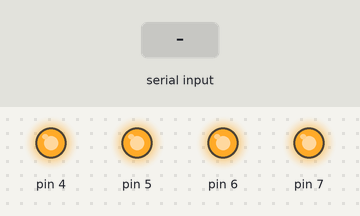
The sketch below on a simulated Arduino Mega 2560, built with avr-gcc and run on an emulated ATmega2560. Shown: output pins drawn as LEDs (lit = HIGH). The inputs (shaded band) are chosen by the test bench.

Above: at 1.2 s.
1.3 s: "F" received over the second serial link
At 1.8 s:
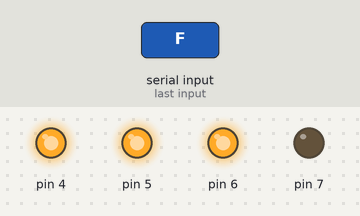
2.8 s: "B" received over the second serial link
At 4.0 s:
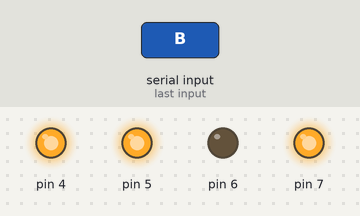
4.3 s: "R" received over the second serial link
At 5.2 s:
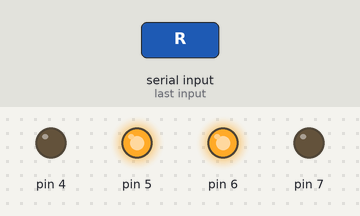
5.8 s: "L" received over the second serial link
At 6.4 s:
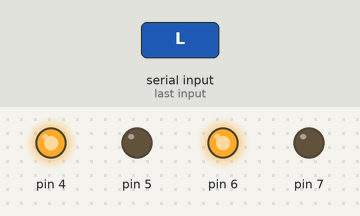
7.3 s: "B" received over the second serial link
At 8.5 s:
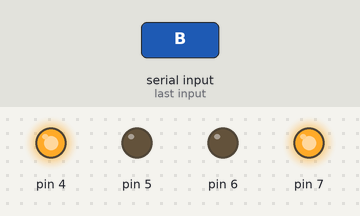
8.8 s: "1" received over the second serial link
At 9.9 s:
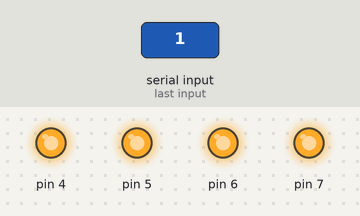
Timing chart, 0 to 11.3 s (numbered marks = the images above; inputs shaded):
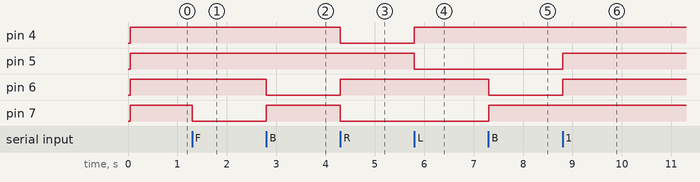

The sketch:

madina.ino
```cpp
char command ;

void setup() {
  Serial1.begin(9600);
  delay(50);

  pinMode(6, OUTPUT);
  pinMode(4, OUTPUT);
  pinMode(5, OUTPUT);
  pinMode(7, OUTPUT);


  digitalWrite(4, HIGH);
  digitalWrite(5, HIGH);
  digitalWrite(6, HIGH);
  digitalWrite(7, HIGH);
}

void loop() {


  while (!Serial1.available()) {

  }

  command = Serial1.read();
  switch (command) {
    case 'F' :
      forward();
      break;

    case 'B' :
      back();
      break;

    case 'R' :
      right();
      break;

    case 'L' :
      left();
      break;

    default:
      stopit();


  }
}


void forward ()
{
  digitalWrite(6, HIGH);
  digitalWrite(7, LOW);
}

void back()
{
  digitalWrite(7, HIGH);
  digitalWrite(6, LOW);
}


void right()
{

  digitalWrite(5, HIGH);
  digitalWrite(4, LOW);
  digitalWrite(6, HIGH);
  digitalWrite(7, LOW);
}

void left()
{

  digitalWrite(4, HIGH);
  digitalWrite(5, LOW);
  digitalWrite(6, HIGH);
  digitalWrite(7, LOW);
}
void stopit()
{
  digitalWrite(4, HIGH);
  digitalWrite(5, HIGH);
  digitalWrite(6, HIGH);
  digitalWrite(7, HIGH);
}
```

Measured:
- after the input at 1.3 s, pin 7: HIGH → LOW at once
- after the input at 2.8 s, pin 6: HIGH → LOW at once; pin 7: LOW → HIGH at once
- after the input at 4.3 s, pin 4, pin 7: HIGH → LOW at once; pin 6: LOW → HIGH at once
- after the input at 5.8 s, pin 4: LOW → HIGH at once; pin 5: HIGH → LOW at once
- after the input at 7.3 s, pin 6: HIGH → LOW at once; pin 7: LOW → HIGH at once
- after the input at 8.8 s, pin 5, pin 6: LOW → HIGH at once
